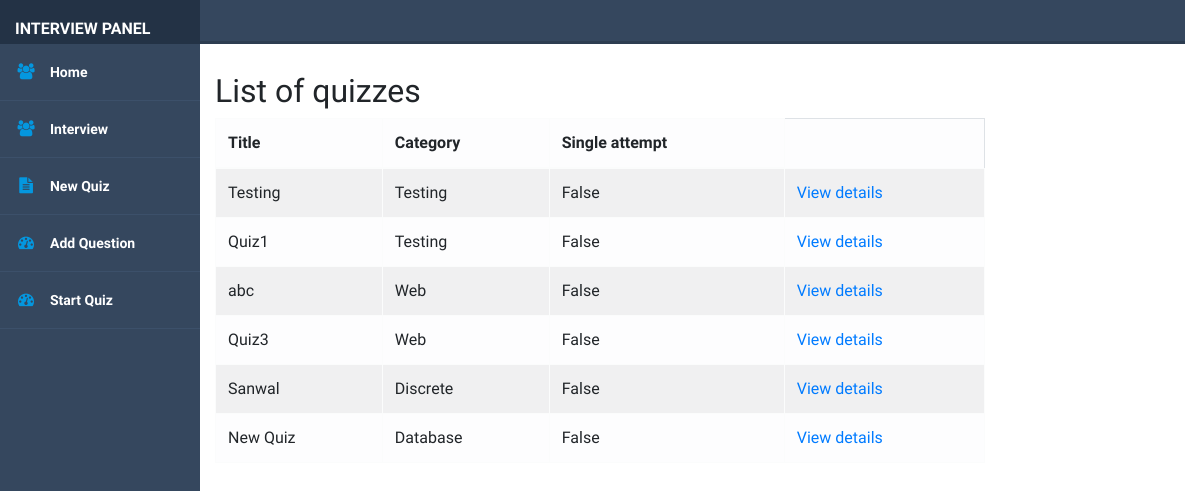
/inter/ViewQuiz/, run on an earlier commit of the app's database.
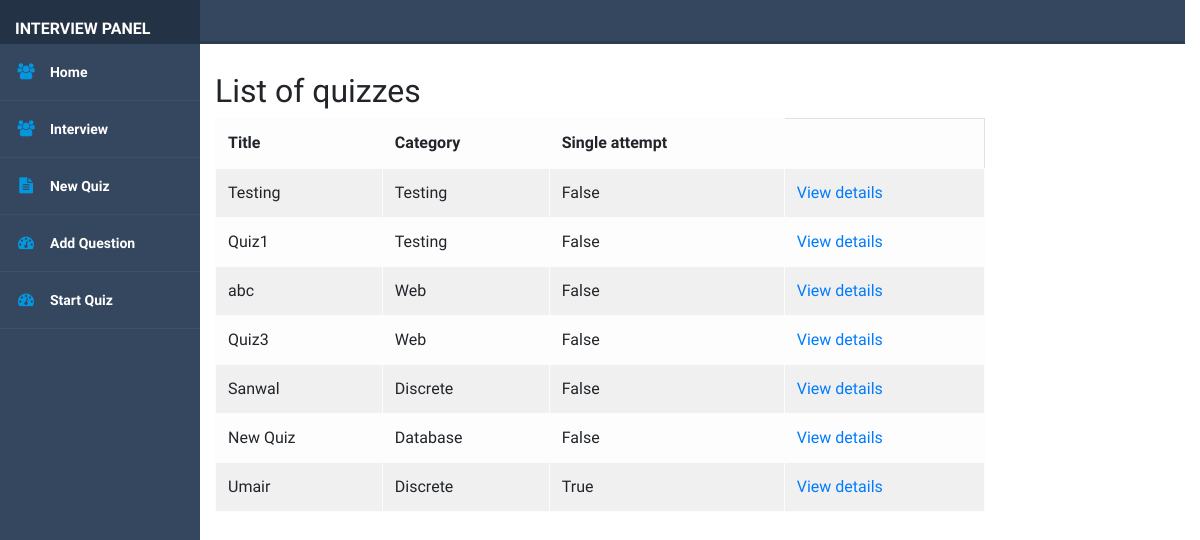
And on a later commit of the database.
### InterviewPanel/models.py (models this page shows, shortened)
class Quiz(models.Model):
    title = models.CharField(
        verbose_name="Title",
        max_length=60, blank=False,
        help_text=" Descriptive Title For Quiz"
    )
    description = models.TextField(verbose_name="Description", null=True,
                                   help_text="Add some meaningful information about this Quiz.")
    url = models.SlugField(
        max_length=60, blank=True, unique=True,
        help_text="a user friendly url",
        verbose_name="user friendly url")
    Instructions = models.TextField(verbose_name="Instructions", null=True,
                                    help_text="Add some meaningful information about rules to follow during Quiz")
    category = models.ForeignKey(
        Category, null=True, blank=True,
        verbose_name="Category", on_delete=models.CASCADE, help_text="To Manage The Quizzes Assign a Categeory")
    answers_at_end = models.BooleanField(
        blank=False, default=False,
        help_text=("Correct answer is NOT shown after question."
                   " Answers displayed at the end."),
        verbose_name="Answers at end")
    single_attempt = models.BooleanField(
        blank=False, default=False,
        help_text=("If yes, only one attempt by"
                   " a user will be permitted."
                   " Non users cannot sit this exam."),
        verbose_name="Single Attempt")
    success_text = models.TextField(
        blank=True, help_text="Displayed if user passes.",
        verbose_name="Success Text")
    fail_text = models.TextField(
        verbose_name="Fail Text",
        blank=True, help_text="Displayed if user fails.")
    timestamp = models.DateTimeField(auto_now_add=True)
    class Meta:
        ordering = ['timestamp', ]
        verbose_name = "Quiz"
        verbose_name_plural = "Quizzes"

class Category(models.Model):
    category = models.CharField(
        verbose_name="Category",
        max_length=250, blank=True,
        unique=True, null=True)
    objects = CategoryManager()
    class Meta:
        verbose_name = "Category"
        verbose_name_plural = "Categories"
    def __str__(self):
        return self.category

### InterviewPanel/views.py (the view)
# urls.py: path('ViewQuiz/', QuizListView.as_view(), name="ViewQuiz"),
class QuizListView(ListView):
    model = Quiz
    template_name = "quiz_list.html"
    def get_queryset(self):
        queryset = super(QuizListView, self).get_queryset()
        return queryset

### InterviewPanel/templates/quiz_list.html (shortened to what this page needs)
{%extends 'basic4.html'%}
{% load i18n %}
{%block body%}
<h2>{% trans "List of quizzes" %}</h2>
    {% if quiz_list %}
		<table class="table table-light table-striped table-hover table-bordered">
		  <thead>
			<tr>
			  <th>{% trans "Title" %}</th>
			  <th>{% trans "Category" %}</th>
			  <th>{% trans "Single attempt" %}</th>
			</tr>
		  </thead>
		  <tbody>
        {% for quiz in quiz_list %}
  			<tr>
			  <td>{{quiz.title}}</td>
			  <td>{{ quiz.category }}</td>
			  <td>{{ quiz.single_attempt }}</td>
			   <td><a href="{%url 'InterviewPanel:DetailQuiz' slug=quiz.url%}">
				  {% trans "View details" %}
				</a>
		    </td>
			</tr>
        {% endfor %}
		  </tbody>
		</table>
	{% else %}
        <p>{% trans "There are no available quizzes" %}.</p>
    {% endif %}
{%endblock%}

What changed in the data, as far as the page shows it:
added Quiz: title "Umair", category "Discrete", single_attempt "True"
